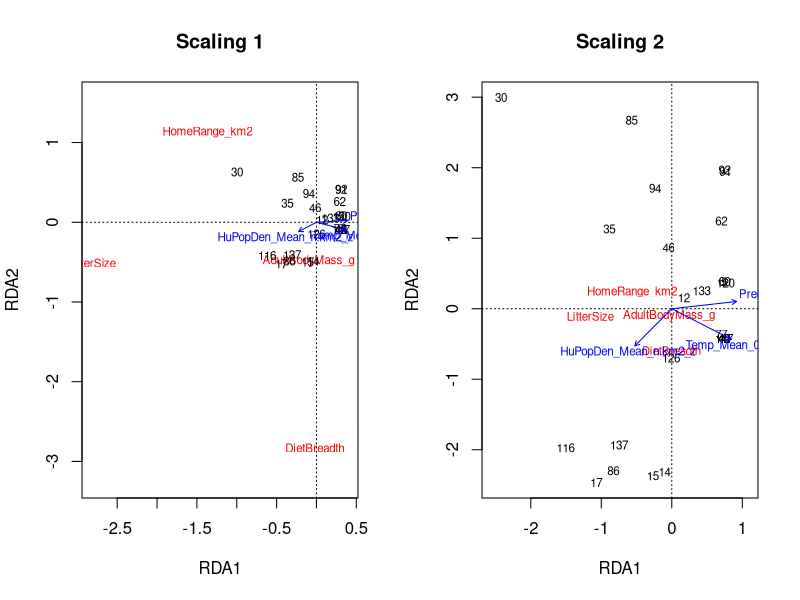
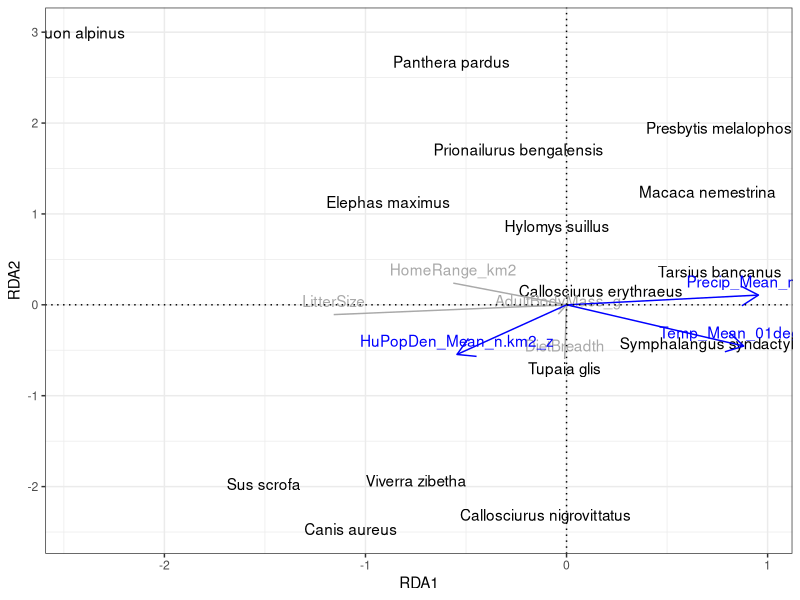
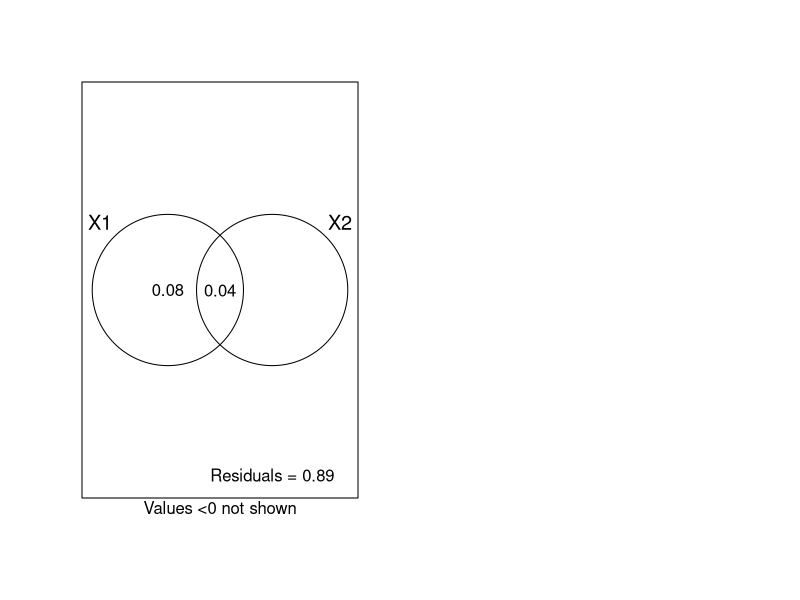

Write R code to recreate these figures, in order.
## ---- chunk 1
knitr::opts_chunk$set(echo = FALSE)
library(tidyverse)
library(vegan)
## ---- chunk 2
#  reading in the file with the 143 species of interest
spSEAsia <- read.csv(file = here::here('data', 'Species_SEAsia_02_02_16_fin.csv'))
str(spSEAsia)

# read in the PanTheria database
pant <- read.delim(file = here::here('data', 'Pantheria.txt'))
str(pant)
## ---- chunk 3
## joining both datasets together
pant$Sp_bin <- pant$MSW05_Binomial
LH <- merge(pant, spSEAsia, by = "Sp_bin")
nrow(LH)  

## Select 5 life history traits of interest and 3 environmental variables - I chose to exclude AET since it is easier to interpret the effects of precipitation
LH_subs <- LH %>%
  select('Genus', 'Species', 'Sp_bin', 
         'X5.1_AdultBodyMass_g',  'X15.1_LitterSize',
         'X6.1_DietBreadth', 'X22.1_HomeRange_km2',
         'X27.2_HuPopDen_Mean_n.km2', 'X28.1_Precip_Mean_mm',
         'X28.2_Temp_Mean_01degC')


# replacing -999 with NA
LH_subs[LH_subs == -999] <-  NA

LH_noNA <- na.omit(LH_subs)
names(LH_noNA) <- sub("^[^_]*_", "", names(LH_noNA))
str(LH_noNA)
## ---- chunk 4
traits_SEas <- LH_noNA %>%
  select('AdultBodyMass_g',  'LitterSize',
         'DietBreadth', 'HomeRange_km2')

env_SEas <- LH_noNA %>%
  select('HuPopDen_Mean_n.km2', 'Precip_Mean_mm',
            'Temp_Mean_01degC') %>% 
  mutate_all(list(z = ~ scale(.))) %>% 
  select(ends_with("_z"))

## ---- chunk 5
rda_env <- rda(traits_SEas ~ ., env_SEas, scale = TRUE)

## ---- chunk 6
summary(rda_env)
RsquareAdj(rda_env)
## ---- chunk 7
par(mfrow = c(1, 2))
plot(rda_env, scaling = 1, main ='Scaling 1')
plot(rda_env, scaling = 2, main = 'Scaling 2')
## ---- chunk 8
plt_RDA <- scores(rda_env, choices = c(1,2), scaling = 2, tidy = TRUE)

LH_noNA$label <- rownames(LH_noNA)
vis_RDA <- merge(subset(plt_RDA, score =='sites'), LH_noNA, by = 'label')

spec <- plt_RDA %>%
  filter(score == 'species')
expl <- plt_RDA %>%
  filter(score == 'biplot')

ggplot(vis_RDA, aes(x = RDA1, y = RDA2)) +
   geom_text(aes(label = bin), check_overlap = TRUE) +
  geom_segment(data = spec,
               aes(x=0, y=0, xend=RDA1, yend=RDA2),
               col ='darkgrey') +
  geom_text(data = spec, aes(label = label), check_overlap = TRUE,
            nudge_y = 0.15, col = 'darkgrey') +
  geom_segment(data = expl,
               aes(x=0, y=0, xend=RDA1, yend=RDA2),
               col ='blue', 
               arrow = arrow(length=unit(.5, 'cm'))) +
  geom_text(data = expl, aes(label = label), 
            nudge_y = 0.15, col = 'blue') +
theme_bw() +
  geom_hline(yintercept = 0, lty = 3) +
  geom_vline(xintercept = 0, lty = 3) 

## ---- chunk 9
anova.cca(rda_env, step = 1000)

## for each axis and term
anova.cca(rda_env, by ='axis', step = 1000)
anova.cca(rda_env, by = 'margin', step = 1000)
## ---- chunk 10
part.LH <- varpart(traits_SEas, ~ Precip_Mean_mm_z +
            Temp_Mean_01degC_z, ~HuPopDen_Mean_n.km2_z, 
            scale = TRUE, data = env_SEas)
part.LH
plot(part.LH)

## ---- chunk 11
rda_sub <- rda(traits_SEas ~ Precip_Mean_mm_z +
            Temp_Mean_01degC_z, env_SEas, scale = TRUE)

summary(rda_sub)
RsquareAdj(rda_sub)
